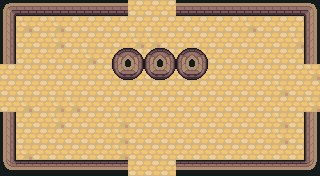

Below is a game level as drawn by its tile map, then a one-line description and the .tmx file that defines it, in full:
An orthogonal 20x11 tile map with 16x16 px tiles, 6 tile layers (ground, dressing, decor, walls, ...), 3 tilesets and 12 objects (6x PROP, 5x ENTRY, CHEST).

<map version="1.10" tiledversion="1.10.2" orientation="orthogonal" renderorder="right-down" width="20" height="11" tilewidth="16" tileheight="16" infinite="0" nextlayerid="8" nextobjectid="13">
 <tileset firstgid="1" name="wall" tilewidth="16" tileheight="16" tilecount="110" columns="10">
  <image source="../../../gfx/tiles/ruins/tilesetwallsimple.png" width="160" height="176" />
 </tileset>
 <tileset firstgid="111" name="floor" tilewidth="16" tileheight="16" tilecount="374" columns="22">
  <image source="../../../gfx/tiles/ruins/tilesetinteriorfloor.png" width="352" height="272" />
 </tileset>
 <tileset firstgid="485" name="elements" tilewidth="16" tileheight="16" tilecount="27" columns="9">
  <image source="../../../gfx/tiles/ruins/elements.png" width="144" height="48" />
 </tileset>
 <layer id="1" name="ground" width="20" height="11">
  <data encoding="csv">
398,398,398,398,398,398,398,398,398,398,398,398,398,398,398,398,398,398,402,402,
398,402,398,402,398,398,398,398,398,398,398,398,398,398,398,402,398,398,398,402,
398,398,398,402,398,398,398,398,402,402,398,398,398,398,398,398,398,398,402,398,
398,398,398,398,398,402,398,398,398,402,398,398,402,398,398,398,398,398,398,402,
398,398,398,398,398,398,398,402,398,398,398,398,398,398,398,398,398,398,398,402,
398,398,398,398,398,398,398,398,398,398,398,398,398,398,398,398,398,402,398,398,
398,402,398,402,402,398,398,398,398,398,398,398,398,398,398,398,398,398,398,402,
398,398,398,402,398,398,398,402,398,398,398,398,398,398,398,398,398,402,398,398,
402,398,398,398,398,398,398,402,398,398,398,398,398,398,398,398,398,402,398,402,
398,402,398,398,398,398,398,402,398,398,398,398,398,398,398,398,398,398,398,398,
398,398,398,398,402,398,398,398,398,398,398,398,398,398,398,398,398,398,398,398
</data>
 </layer>
 <layer id="2" name="dressing" width="20" height="11">
  <data encoding="csv">
0,0,0,0,0,0,0,0,0,0,0,0,0,0,0,0,0,0,0,0,
0,0,0,0,0,0,0,0,0,0,0,0,0,0,0,0,0,0,0,0,
0,0,0,0,0,0,0,0,0,0,0,0,0,0,0,0,0,0,0,0,
0,0,0,0,0,0,0,0,0,0,0,0,0,0,0,0,0,0,0,0,
0,0,0,0,0,0,0,0,0,0,0,0,0,0,0,0,0,0,0,0,
0,0,0,0,0,0,0,0,0,0,0,0,0,0,0,0,0,0,0,0,
0,0,0,0,0,0,0,0,0,0,0,0,0,0,0,0,0,0,0,0,
0,0,0,0,0,0,0,0,0,0,0,0,0,0,0,0,0,0,0,0,
0,0,0,0,0,0,0,0,0,0,0,0,0,0,0,0,0,0,0,0,
0,0,0,0,0,0,0,0,0,0,0,0,0,0,0,0,0,0,0,0,
0,0,0,0,0,0,0,0,0,0,0,0,0,0,0,0,0,0,0,0
</data>
 </layer>
 <layer id="3" name="decor" width="20" height="11">
  <data encoding="csv">
0,0,0,0,0,0,0,0,0,0,0,0,0,0,0,0,0,0,0,0,
0,0,0,0,0,0,0,0,0,0,0,0,0,0,0,0,0,0,0,0,
0,0,0,0,0,0,0,0,0,0,0,0,0,0,0,0,0,0,0,0,
0,0,0,0,0,0,0,0,0,0,0,0,0,0,0,0,0,0,0,0,
0,0,0,0,0,0,0,0,0,0,0,0,0,0,0,0,0,0,0,0,
0,0,0,0,0,0,0,0,0,0,0,0,0,0,0,0,0,0,0,0,
0,0,0,0,0,0,0,0,0,0,0,0,0,0,0,0,0,0,0,0,
0,0,0,0,0,0,0,0,0,0,0,0,0,0,0,0,0,0,0,0,
0,0,0,0,0,0,0,0,0,0,0,0,0,0,0,0,0,0,0,0,
0,0,0,0,0,0,0,0,0,0,0,0,0,0,0,0,0,0,0,0,
0,0,0,0,0,0,0,0,0,0,0,0,0,0,0,0,0,0,0,0
</data>
 </layer>
 <layer id="4" name="walls" width="20" height="11">
  <data encoding="csv">
61,64,64,64,64,64,64,64,0,0,0,64,64,64,64,64,64,64,64,65,
71,0,0,0,0,0,0,0,0,0,0,0,0,0,0,0,0,0,0,75,
71,0,0,0,0,0,0,0,0,0,0,0,0,0,0,0,0,0,0,75,
71,0,0,0,0,0,0,0,0,0,0,0,0,0,0,0,0,0,0,75,
0,0,0,0,0,0,0,0,0,0,0,0,0,0,0,0,0,0,0,0,
0,0,0,0,0,0,0,0,0,0,0,0,0,0,0,0,0,0,0,0,
0,0,0,0,0,0,0,0,0,0,0,0,0,0,0,0,0,0,0,0,
71,0,0,0,0,0,0,0,0,0,0,0,0,0,0,0,0,0,0,75,
71,0,0,0,0,0,0,0,0,0,0,0,0,0,0,0,0,0,0,75,
71,0,0,0,0,0,0,0,0,0,0,0,0,0,0,0,0,0,0,75,
101,104,104,104,104,104,104,104,0,0,0,104,104,104,104,104,104,104,104,105
</data>
 </layer>
 <layer id="5" name="props" width="20" height="11">
  <data encoding="csv">
0,0,0,0,0,0,0,0,0,0,0,0,0,0,0,0,0,0,0,0,
0,0,0,0,0,0,0,0,0,0,0,0,0,0,0,0,0,0,0,0,
0,0,0,0,0,0,0,0,0,0,0,0,0,0,0,0,0,0,0,0,
0,0,0,0,0,0,0,73,74,73,74,73,74,0,0,0,0,0,0,0,
0,0,0,0,0,0,0,83,84,83,84,83,84,0,0,0,0,0,0,0,
0,0,0,0,0,0,0,0,0,0,0,0,0,0,0,0,0,0,0,0,
0,0,0,0,0,0,0,0,0,0,0,0,0,0,0,0,0,0,0,0,
0,0,0,0,0,0,0,0,0,0,0,0,0,0,0,0,0,0,0,0,
0,0,0,0,0,0,0,0,0,0,0,0,0,0,0,0,0,0,0,0,
0,0,0,0,0,0,0,0,0,0,0,0,0,0,0,0,0,0,0,0,
0,0,0,0,0,0,0,0,0,0,0,0,0,0,0,0,0,0,0,0
</data>
 </layer>
 <layer id="6" name="overhead" width="20" height="11">
  <data encoding="csv">
0,0,0,0,0,0,0,0,0,0,0,0,0,0,0,0,0,0,0,0,
0,0,0,0,0,0,0,0,0,0,0,0,0,0,0,0,0,0,0,0,
0,0,0,0,0,0,0,0,0,0,0,0,0,0,0,0,0,0,0,0,
0,0,0,0,0,0,0,0,0,0,0,0,0,0,0,0,0,0,0,0,
0,0,0,0,0,0,0,0,0,0,0,0,0,0,0,0,0,0,0,0,
0,0,0,0,0,0,0,0,0,0,0,0,0,0,0,0,0,0,0,0,
0,0,0,0,0,0,0,0,0,0,0,0,0,0,0,0,0,0,0,0,
0,0,0,0,0,0,0,0,0,0,0,0,0,0,0,0,0,0,0,0,
0,0,0,0,0,0,0,0,0,0,0,0,0,0,0,0,0,0,0,0,
0,0,0,0,0,0,0,0,0,0,0,0,0,0,0,0,0,0,0,0,
0,0,0,0,0,0,0,0,0,0,0,0,0,0,0,0,0,0,0,0
</data>
 </layer>
 <objectgroup id="7" name="spawns">
  <object id="1" name="UP" type="ENTRY" x="152" y="24" />
  <object id="2" name="DOWN" type="ENTRY" x="152" y="152" />
  <object id="3" name="LEFT" type="ENTRY" x="24" y="88" />
  <object id="4" name="RIGHT" type="ENTRY" x="296" y="88" />
  <object id="5" name="" type="ENTRY" x="168" y="88" />
  <object id="6" name="locked" type="CHEST" x="152" y="88" />
  <object id="7" name="torch" type="PROP" x="56" y="168" />
  <object id="8" name="torch" type="PROP" x="264" y="168" />
  <object id="9" name="torch" type="PROP" x="8" y="136" />
  <object id="10" name="torch" type="PROP" x="312" y="136" />
  <object id="11" name="banner" type="PROP" x="120" y="168" />
  <object id="12" name="banner" type="PROP" x="200" y="168" />
 </objectgroup>
</map>
